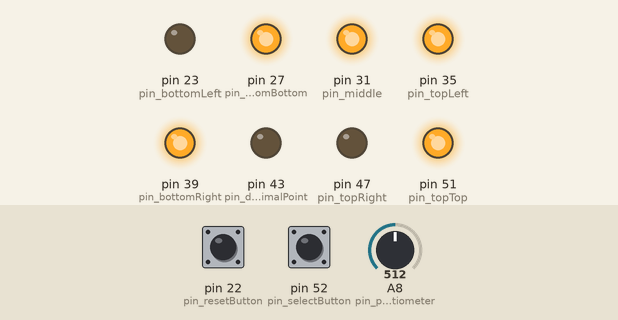
Simulated run of this sketch. Board: Arduino Mega 2560, built with avr-gcc and run on an emulated ATmega2560. On the bench: output pins drawn as LEDs (lit = HIGH). The inputs (shaded band) are chosen by the test bench; at power-on: A8 (pin_potentiometer) = 512, pin 22 (pin_resetButton) HIGH, pin 52 (pin_selectButton) HIGH. What the sketch prints to the serial monitor is not drawn.

Above: at 1.2 s.
1.3 s: A8 (pin_potentiometer) set to 612
2.8 s: A8 (pin_potentiometer) set to 641
At 3.4 s:
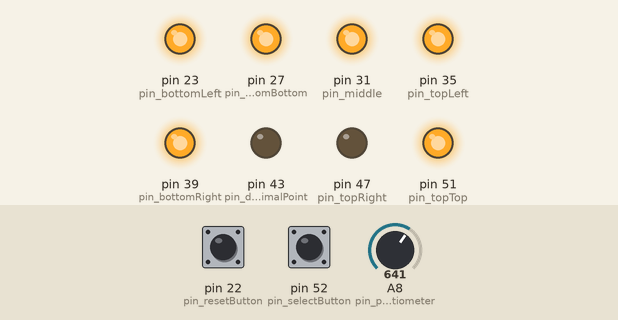
4.3 s: pin 22 (pin_resetButton) pulled LOW for 0.15 s
At 4.6 s:
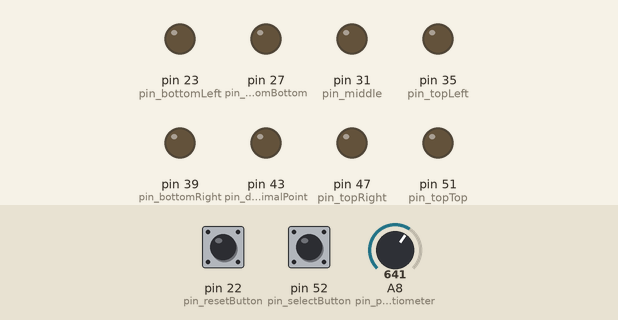
5.9 s: pin 22 (pin_resetButton) pulled LOW for 1 s
At 7.0 s:
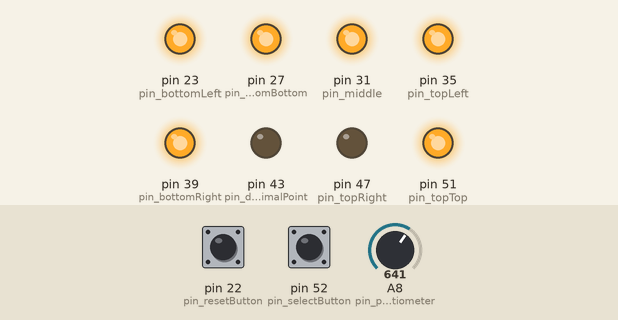
8.4 s: A8 (pin_potentiometer) set to 511
At 8.9 s:
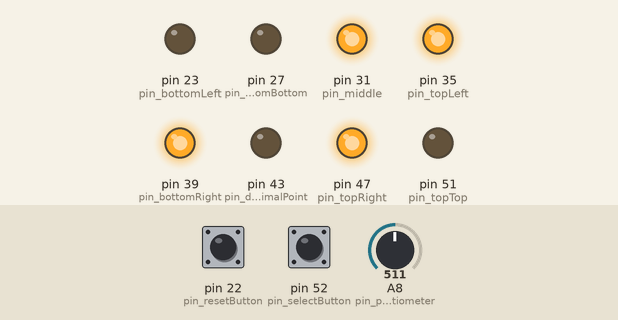
9.9 s: A8 (pin_potentiometer) set to 412
11.4 s: A8 (pin_potentiometer) set to 388
At 12.4 s:
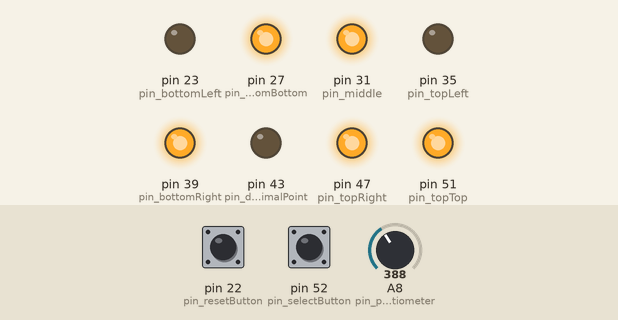
Timing chart, 0 to 13.9 s (numbered marks = the images above; inputs shaded):
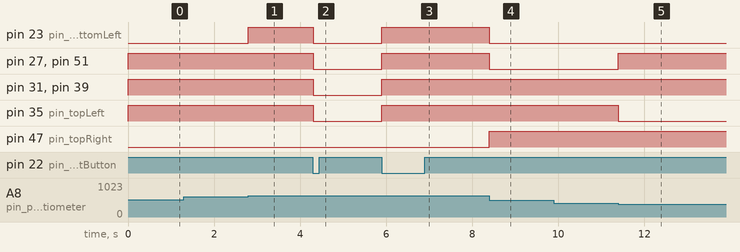

The sketch:

7SegmentDisplayWithPot.ino
```cpp
#include <math.h>

// Digital pins
const byte pin_topTop = 51;
const byte pin_topRight = 47;
const byte pin_decimalPoint = 43;
const byte pin_bottomRight = 39;
const byte pin_topLeft = 35;
const byte pin_middle = 31;
const byte pin_bottomBottom = 27;
const byte pin_bottomLeft = 23;
const byte pin_selectButton = 52;
const byte pin_resetButton = 22;
const byte pin_potentiometer = A8;

const double scalingFactor = 113.66;   // Scaling factor to turn the 0-1023 output of the analog pin into a 0-9 range for displayNumber()
int lastNormalizedVal = -1;  // Giving an initial value that will always pass the if statement the first time
const int OFF = -1;   // Variable used for readability
bool displayOff = false;
bool isPressed = false;

void setup() {
  // put your setup code here, to run once:
  pinMode(pin_topTop, OUTPUT);
  pinMode(pin_topRight, OUTPUT);
  pinMode(pin_decimalPoint, OUTPUT);
  pinMode(pin_bottomRight, OUTPUT);
  pinMode(pin_topLeft, OUTPUT);
  pinMode(pin_middle, OUTPUT);
  pinMode(pin_bottomBottom, OUTPUT);
  pinMode(pin_bottomLeft, OUTPUT);
  pinMode(pin_selectButton, INPUT_PULLUP);
  pinMode(pin_resetButton, INPUT_PULLUP);

  Serial.begin(9600);
  Serial.setTimeout(50);
  Serial.println("Turn the pot to change the number. Press the button to select it.");
}

void loop() {
  // put your main code here, to run repeatedly:
  int resetButtonVal = digitalRead(pin_resetButton);
  if (!resetButtonVal && !isPressed) {   // Reset button pressed
    displayOff = !displayOff;
    isPressed = true;
    if (displayOff) {
      displayNumber(OFF);
    }
  }
  else if (resetButtonVal) {    // Reset button not pressed
    isPressed = false;
  }
  if (!displayOff) {
    int selectButtonVal = digitalRead(pin_selectButton);
    int potVal = analogRead(pin_potentiometer);
    int normalizedVal = round(potVal / scalingFactor);  // Rounding quotient to get a 0-9 range of integers
    //Serial.println(potVal);

    displayNumber(normalizedVal);
    if (!selectButtonVal && normalizedVal != lastNormalizedVal) {   // Select button pressed
      Serial.print("Selected number is: ");
      Serial.println(normalizedVal);
      lastNormalizedVal = normalizedVal;
    }
  }
}

void displayNumber(int num) {
  switch (num) {
    case -1:
      turnOnLeds(LOW, LOW, LOW, LOW, LOW, LOW, LOW, LOW);
      break;
    case 0:
      turnOnLeds(HIGH, HIGH, LOW, HIGH, HIGH, LOW, HIGH, HIGH);
      break;
    case 1:
      turnOnLeds(LOW, HIGH, LOW, HIGH, LOW, LOW, LOW, LOW);
      break;
    case 2:
      turnOnLeds(HIGH, HIGH, LOW, LOW, LOW, HIGH, HIGH, HIGH);
      break;
    case 3:
      turnOnLeds(HIGH, HIGH, LOW, HIGH, LOW, HIGH, HIGH, LOW);
      break;
    case 4:
      turnOnLeds(LOW, HIGH, LOW, HIGH, HIGH, HIGH, LOW, LOW);
      break;
    case 5:
      turnOnLeds(HIGH, LOW, LOW, HIGH, HIGH, HIGH, HIGH, LOW);
      break;
    case 6:
      turnOnLeds(HIGH, LOW, LOW, HIGH, HIGH, HIGH, HIGH, HIGH);
      break;
    case 7:
      turnOnLeds(HIGH, HIGH, LOW, HIGH, LOW, LOW, LOW, LOW);
      break;
    case 8:
      turnOnLeds(HIGH, HIGH, LOW, HIGH, HIGH, HIGH, HIGH, HIGH);
      break;
    case 9:
      turnOnLeds(HIGH, HIGH, LOW, HIGH, HIGH, HIGH, HIGH, LOW);
      break;
  }
}

void turnOnLeds(bool topTop, bool topRight, bool decimalPoint, bool bottomRight, bool topLeft, bool middle, bool bottomBottom, bool bottomLeft) {
  digitalWrite(pin_topTop, topTop);
  digitalWrite(pin_topRight, topRight);
  digitalWrite(pin_decimalPoint, decimalPoint);
  digitalWrite(pin_bottomRight, bottomRight);
  digitalWrite(pin_topLeft, topLeft);
  digitalWrite(pin_middle, middle);
  digitalWrite(pin_bottomBottom, bottomBottom);
  digitalWrite(pin_bottomLeft, bottomLeft);
}
```

Measured:
- the behaviour switches between 625 and 626 on A8 (pin_potentiometer) (found by bisection; images 0 and 1)
- the behaviour switches between 398 and 397 on A8 (pin_potentiometer) (found by bisection; images 4 and 5)
- after the input at 1.3 s, every drawn part: stays the same
- after the input at 2.8 s, pin 23 (pin_bottomLeft): LOW → HIGH at once
- after the input at 4.3 s, pin 23 (pin_bottomLeft), pin 27 (pin_bottomBottom), pin 31 (pin_middle), pin 35 (pin_topLeft), pin 39 (pin_bottomRight), pin 51 (pin_topTop): HIGH → LOW at once
- after the input at 5.9 s, pin 23 (pin_bottomLeft), pin 27 (pin_bottomBottom), pin 31 (pin_middle), pin 35 (pin_topLeft), pin 39 (pin_bottomRight), pin 51 (pin_topTop): LOW → HIGH at once
- after the input at 8.4 s, pin 23 (pin_bottomLeft), pin 27 (pin_bottomBottom), pin 51 (pin_topTop): HIGH → LOW at once; pin 47 (pin_topRight): LOW → HIGH at once
- after the input at 9.9 s, every drawn part: stays the same
- after the input at 11.4 s, pin 27 (pin_bottomBottom), pin 51 (pin_topTop): LOW → HIGH at once; pin 35 (pin_topLeft): HIGH → LOW at once
